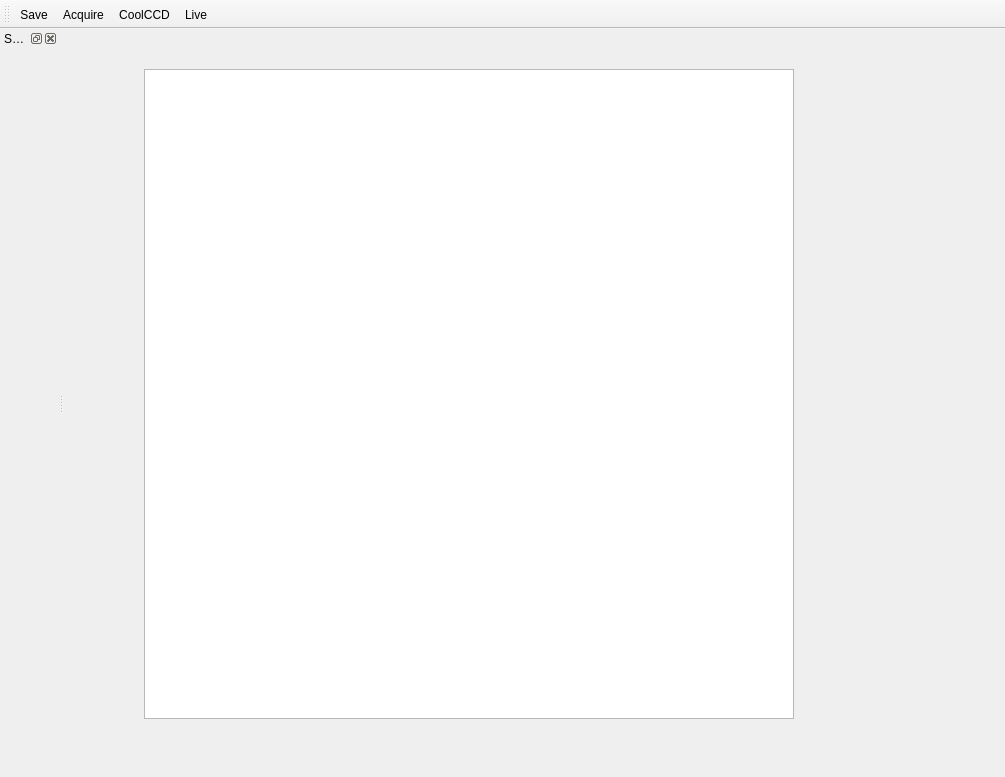
<?xml version="1.0" encoding="UTF-8"?>
<ui version="4.0">
 <class>CameraWindow</class>
 <widget class="QMainWindow" name="CameraWindow">
  <property name="geometry">
   <rect>
    <x>0</x>
    <y>0</y>
    <width>1005</width>
    <height>777</height>
   </rect>
  </property>
  <property name="focusPolicy">
   <enum>Qt::NoFocus</enum>
  </property>
  <property name="windowTitle">
   <string>MainWindow</string>
  </property>
  <widget class="QWidget" name="centralwidget">
   <property name="cursor">
    <cursorShape>ArrowCursor</cursorShape>
   </property>
   <widget class="QGraphicsView" name="CameraView">
    <property name="geometry">
     <rect>
      <x>80</x>
      <y>40</y>
      <width>650</width>
      <height>650</height>
     </rect>
    </property>
    <property name="cursor" stdset="0">
     <cursorShape>ArrowCursor</cursorShape>
    </property>
    <property name="frameShadow">
     <enum>QFrame::Sunken</enum>
    </property>
   </widget>
  </widget>
  <widget class="QMenuBar" name="menuBar">
   <property name="geometry">
    <rect>
     <x>0</x>
     <y>0</y>
     <width>1005</width>
     <height>21</height>
    </rect>
   </property>
  </widget>
  <widget class="QToolBar" name="toolBar">
   <property name="enabled">
    <bool>true</bool>
   </property>
   <property name="windowTitle">
    <string>toolBar</string>
   </property>
   <attribute name="toolBarArea">
    <enum>TopToolBarArea</enum>
   </attribute>
   <attribute name="toolBarBreak">
    <bool>false</bool>
   </attribute>
   <addaction name="actionSave"/>
   <addaction name="actionAcquire"/>
   <addaction name="actionCoolCCD"/>
   <addaction name="actionLive"/>
  </widget>
  <widget class="QDockWidget" name="settingsDock">
   <property name="windowTitle">
    <string>Settings</string>
   </property>
   <attribute name="dockWidgetArea">
    <number>1</number>
   </attribute>
   <widget class="QWidget" name="dockWidgetContents"/>
  </widget>
  <action name="actionSave">
   <property name="icon">
    <iconset>
     <normalon>:/kde/icons/filesave.png</normalon>
    </iconset>
   </property>
   <property name="text">
    <string>Save</string>
   </property>
   <property name="toolTip">
    <string>Save Image</string>
   </property>
   <property name="shortcut">
    <string>Ctrl+S</string>
   </property>
  </action>
  <action name="actionAcquire">
   <property name="checkable">
    <bool>true</bool>
   </property>
   <property name="icon">
    <iconset>
     <normaloff>Z:/Lab/Andor Project/imaging_software_g/bitmaps/go.png</normaloff>Z:/Lab/Andor Project/imaging_software_g/bitmaps/go.png</iconset>
   </property>
   <property name="text">
    <string>Acquire</string>
   </property>
   <property name="toolTip">
    <string>Acquire</string>
   </property>
  </action>
  <action name="actionCoolCCD">
   <property name="checkable">
    <bool>true</bool>
   </property>
   <property name="icon">
    <iconset resource="Experiment.qrc">
     <normaloff>:/openicon/icons/go-down-7.png</normaloff>:/openicon/icons/go-down-7.png</iconset>
   </property>
   <property name="text">
    <string>CoolCCD</string>
   </property>
   <property name="toolTip">
    <string>Cool CCD</string>
   </property>
  </action>
  <action name="actionLive">
   <property name="icon">
    <iconset resource="Experiment.qrc">
     <normaloff>:/petersIcons/icons/ChipScope.png</normaloff>:/petersIcons/icons/ChipScope.png</iconset>
   </property>
   <property name="text">
    <string>Live</string>
   </property>
   <property name="toolTip">
    <string>Live Mode</string>
   </property>
  </action>
 </widget>
 <resources>
  <include location="Experiment.qrc"/>
 </resources>
 <connections/>
</ui>
